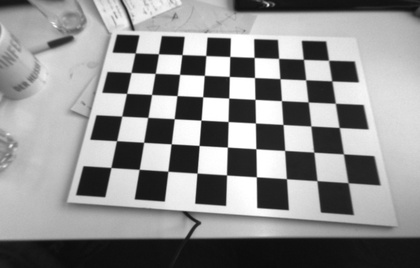
%> input picture Visual algorithms for mobile robotics/ex1/data/images_undistorted/img_0001.jpg, 420 x 268 px, shrunk from 752 x 480 before the run
$ octave exercise1.m   (GNU Octave 9; MATLAB toolbox functions it lacks are replaced by stand-ins)
%> lines starting %> are read from the running program, lines starting %| are printed output that depends on the picture
clear;
close all;

undistorted_img = imread("data/images_undistorted/img_0001.jpg");
%> undistorted_img is the input picture: size 268x420x3 uint8; min 11, max 255, mean 142.4
distorted_image = imread("data/images/img_0001.jpg");

undistorted_gray = rgb2gray(undistorted_img);
distorted_gray = rgb2gray(distorted_image);

K = readmatrix("data/K.txt");
poses = readmatrix("data/poses.txt");
% D = readmatrix("data/D.txt"); todo: read k1 and k2 from D.txt
k1 = -1.6774e-06;
k2 = 2.5847e-12;

% part 2.2
dx = 4; dy = 4;
x = 0:dx:32;
y = 0:dy:20;
z = 0;
[x_w, y_w, z_w] = meshgrid(x,y,z); %x, y, z world coordinates
[R, t] = poseVectorToTransformationMatrix(poses);
[U, V] = projectEdges(R, x_w, y_w, z_w, t, K, k1, k2, false);

subplot(2,2,1), imshow(undistorted_gray);
hold on;
scatter(U, V, 'filled');

% part 2.3
cube_size = 8;
cube_init = [0 0 0];
[cube_xs, cube_ys, cube_zs] = getCubeMatrix(cube_size, cube_init);
[cube_U, cube_V] = projectCube(cube_xs, cube_ys, cube_zs, R, t, K, k1, k2, false);

subplot(2,2,2), imshow(undistorted_gray);
hold on;
DrawCube(cube_U, cube_V);

% part 2.4
% todo

% part 3.2
[U, V] = projectEdges(R, x_w, y_w, z_w, t, K, k1, k2, true);

subplot(2,2,3), imshow(distorted_gray);
hold on;
scatter(U, V, 'filled');

%part 3.3
[undistorted_image] = undistort_image(R, t, K, k1, k2, distorted_gray);
subplot(2,2,4), imshow(undistorted_image);
hold on;


function [undistorted_image] = undistort_image(R, t, K, k1, k2, distorted_image)
%> called with t = [-0.107; -0.147; 0.399], K = [420.5 0 355.2; 0 420.6 250.3; 0 0 1], k1 = -1.68e-06, k2 = 2.58e-12
[width, height, depth] = size(distorted_image);
%> width = 268; height = 420; depth = 1
undistorted_image = uint8(zeros(width, height));
for i=1:width
   for j = 1:height
       [ud, vd] = distort_coordinates(i, j, K, k1, k2);
       u1 = floor(ud);
       v1 = floor(vd);
       a = ud-u1;
       b = vd-v1;
       if u1+1 > 0 && u1+1 <= width && v1+1 > 0 && v1+1 <= height
           undistorted_image(i,j) = (1-b) * ((1-a)*distorted_image(u1,v1) + a*distorted_image(u1,v1+1)) ...
               + b * ((1-a)*distorted_image(u1+1,v1) + a*distorted_image(u1+1,v1+1));
       end
       % undistorted_image(i, j) = distorted_image(u1, v1);
   end
end
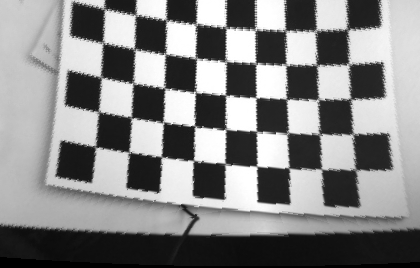
%> undistorted_image: size 268x420 uint8; min 0, max 255, mean 133.5
%> `imshow(undistorted_image)`:
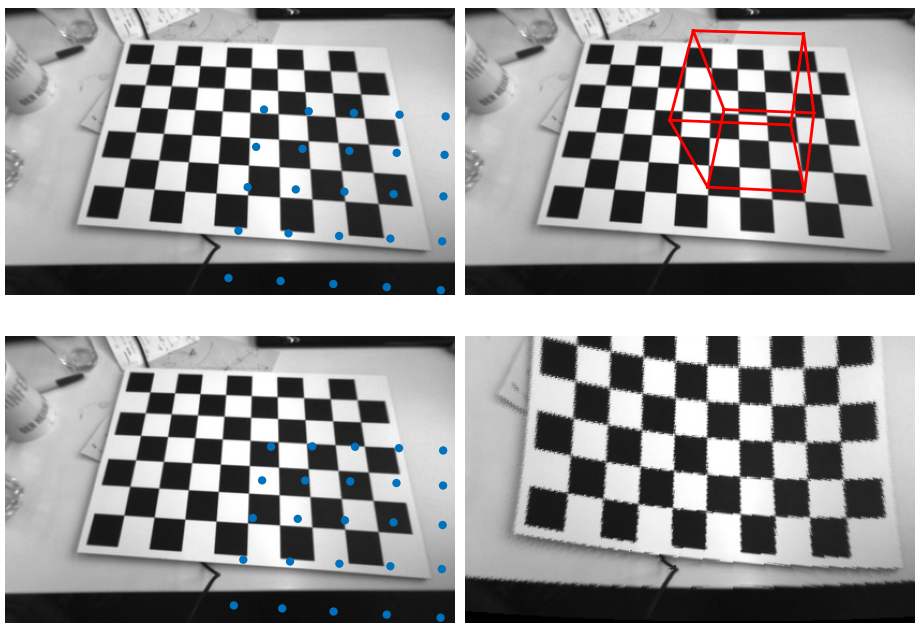
%> figure redrawn from the program's plot data, 4 panels
end


function [] = DrawCube(cube_U, cube_V)
plot([cube_U(1) cube_U(2)], [cube_V(1) cube_V(2)],'Color','r','LineWidth',2);
plot([cube_U(2) cube_U(3)], [cube_V(2) cube_V(3)],'Color','r','LineWidth',2);
plot([cube_U(3) cube_U(4)], [cube_V(3) cube_V(4)],'Color','r','LineWidth',2);
plot([cube_U(1) cube_U(4)], [cube_V(1) cube_V(4)],'Color','r','LineWidth',2);
plot([cube_U(5) cube_U(6)], [cube_V(5) cube_V(6)],'Color','r','LineWidth',2);
plot([cube_U(6) cube_U(7)], [cube_V(6) cube_V(7)],'Color','r','LineWidth',2);
plot([cube_U(7) cube_U(8)], [cube_V(7) cube_V(8)],'Color','r','LineWidth',2);
plot([cube_U(5) cube_U(8)], [cube_V(5) cube_V(8)],'Color','r','LineWidth',2);
plot([cube_U(5) cube_U(1)], [cube_V(5) cube_V(1)],'Color','r','LineWidth',2);
plot([cube_U(6) cube_U(2)], [cube_V(6) cube_V(2)],'Color','r','LineWidth',2);
plot([cube_U(7) cube_U(3)], [cube_V(7) cube_V(3)],'Color','r','LineWidth',2);
plot([cube_U(8) cube_U(4)], [cube_V(8) cube_V(4)],'Color','r','LineWidth',2);
end


function [cube_xs, cube_ys, cube_zs] = getCubeMatrix(cube_size, cube_init)
cube_xs = [cube_init(1) cube_init(1) cube_init(1) cube_init(1) cube_init(1)+cube_size cube_init(1)+cube_size cube_init(1)+cube_size cube_init(1)+cube_size];
cube_ys = [cube_init(2) cube_init(2)+cube_size cube_init(2)+cube_size cube_init(2) cube_init(2) cube_init(2)+cube_size cube_init(2)+cube_size cube_init(2)];
cube_zs = [cube_init(3) cube_init(3) cube_init(3)-cube_size cube_init(3)-cube_size cube_init(3) cube_init(3) cube_init(3)-cube_size cube_init(3)-cube_size];
end


function [U, V] = projectCube(cube_xs, cube_ys, cube_zs, R, t, K, k1, k2, distortion)
U = []; V = [];
for i = 1:length(cube_xs)
    x = cube_xs(i)/100; y = cube_ys(i)/100; z = cube_zs(i)/100;
    [u, v] = projectPoint(R, x, y, z, t, K, k1, k2, distortion);
    U = [U u]; V = [V v];
end
end


function [U, V] = projectEdges(R, x_w, y_w, z_w, t, K, k1, k2, distortion)
[rows, columns, height] = size(x_w);
U = []; V = [];
for i = 1:rows
    for j = 1:columns
        for k = 1:height
            x = x_w(i,j,k)/100; y = y_w(i,j,k)/100; z = z_w(i,j,k)/100;
            [u, v] = projectPoint(R, x, y, z, t, K, k1, k2, distortion);
            U = [U u]; V = [V v];
        end
    end
end
end


function [u, v] = projectPoint(R, x, y, z, t, K, k1, k2, distortion)
if distortion
    [u_mapped, v_mapped] = map_world_to_image(K, R, t, x, y, z);
    [ud, vd] = distort_coordinates(u_mapped, v_mapped, K, k1, k2);
    u = ud; % just to return values
    v = vd; % just to return values
else
    [u,v] = map_world_to_image(K, R, t, x, y, z);
end
end


function [u, v] = map_world_to_image(K, R, t, x, y, z)
Img_frame = K*[R t]*[x; y; z; 1];
Img_frame = Img_frame/Img_frame(3);
u = Img_frame(1);
v = Img_frame(2);
end


function [ud, vd] = distort_coordinates(u_mapped, v_mapped, K, k1, k2)
u0 = K(1,3);
v0 = K(2,3);
r_square = (u_mapped - u0)*(u_mapped - u0) + (v_mapped - v0)*(v_mapped - v0);
points_delta = [(u_mapped - u0); (v_mapped - v0)];
optical_center = [u0; v0];
factor = (1 + k1*r_square + k2*(r_square^2));
Pd_init = factor * points_delta;
Pd = Pd_init + optical_center;
ud = Pd(1);
vd = Pd(2);
end


function [R, t] = poseVectorToTransformationMatrix(poses)
wx = poses(1,1); wy = poses(1,2); wz = poses(1,3);
tx = poses(1,4); ty = poses(1,5); tz = poses(1,6);
w = transpose([wx wy wz]);
t = transpose([tx ty tz]);
k = w/norm(w);
k_cross = [0 -k(3) k(2); k(3) 0 -k(1); -k(2) k(1) 0];
theta = norm(w);
R = eye(3) + sin(theta)*k_cross + (1-cos(theta))*(k_cross*k_cross);
end
